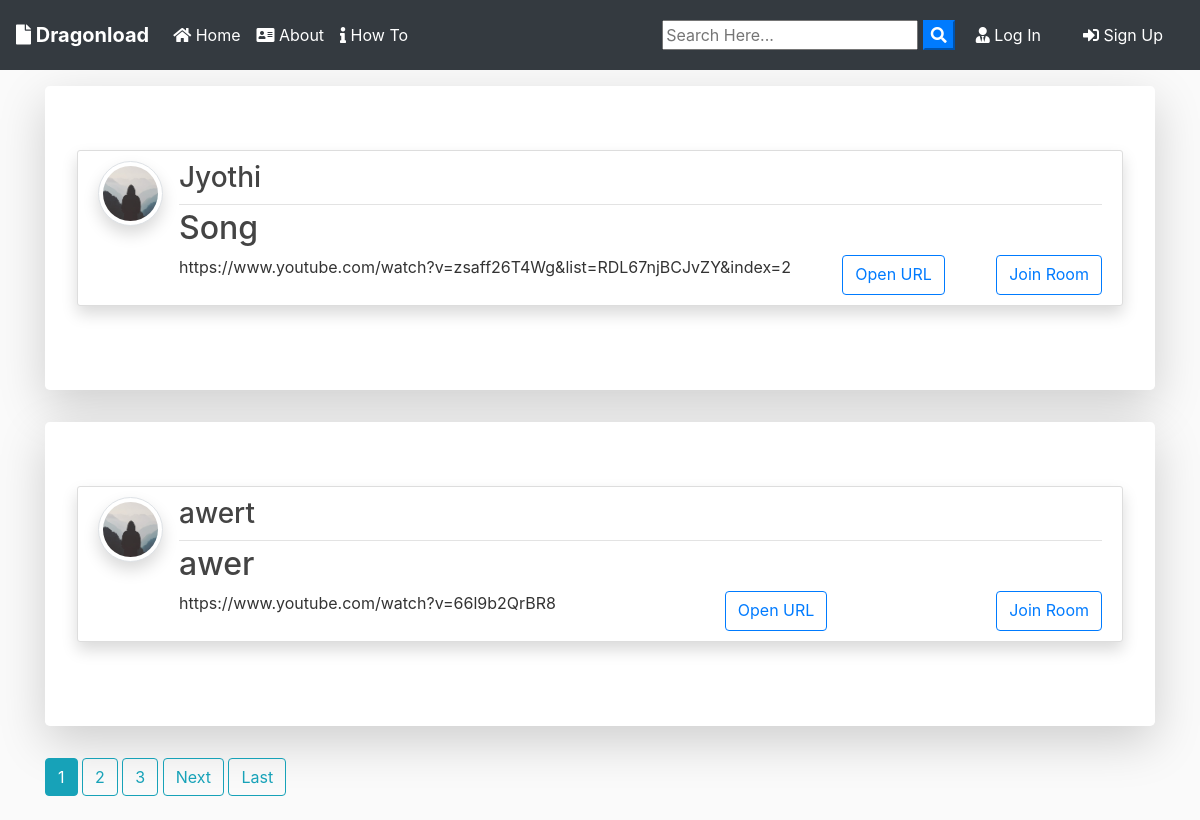
The app's page /, older data.
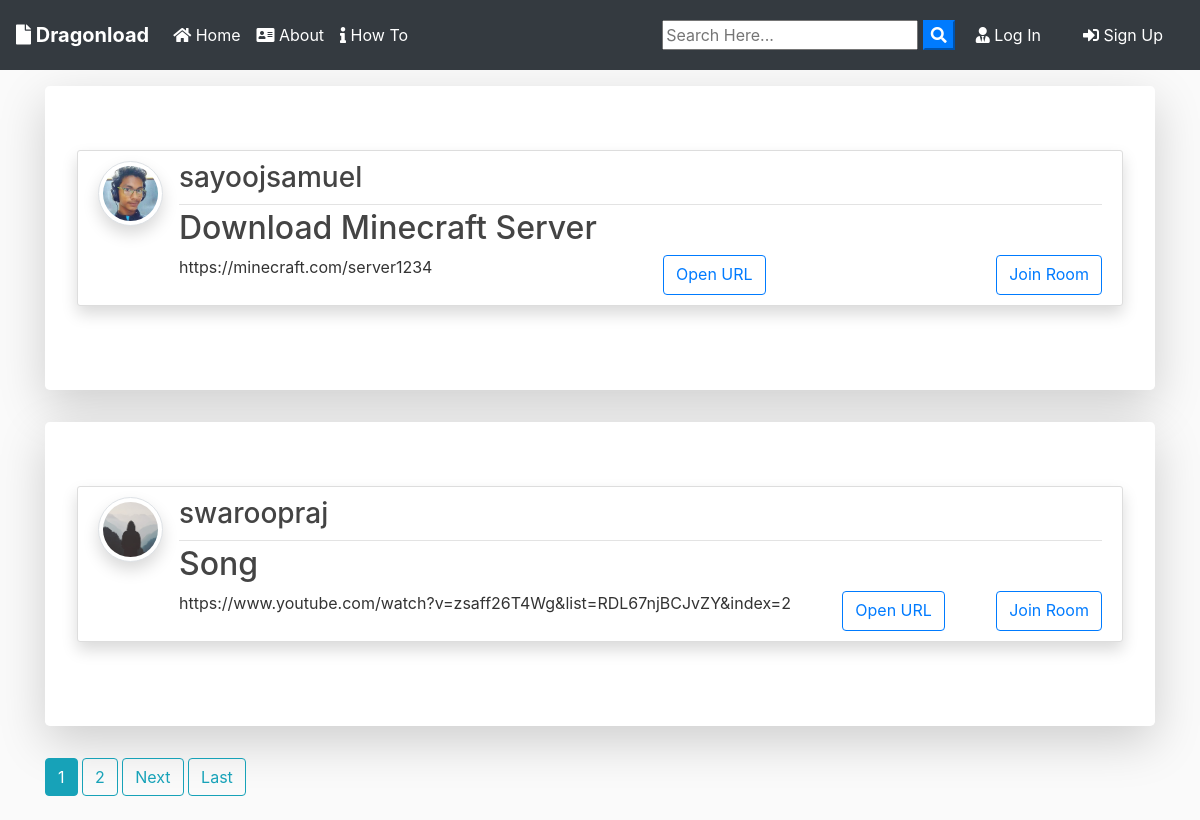
The same page, newer data.
### blog/models.py (models this page shows, shortened)
class Post(models.Model):
	title = models.CharField(max_length=100)
	url = models.URLField(max_length = 100)
	date_posted = models.DateTimeField(default=timezone.now)
	author = models.ForeignKey(User, on_delete=models.CASCADE)

### users/models.py (models this page shows, shortened)
class Profile(models.Model):
    user = models.OneToOneField(User, on_delete=models.CASCADE)
    image = models.ImageField(default='default.jpg', upload_to='profile_pics')
    ip_address =  models.CharField(max_length=30, default = '1.1.1.1')

### blog/views.py (the view)
# urls.py: path('', PostListView.as_view(), name='blog-home'),
class PostListView(ListView):
    model = Post
    template_name = 'blog/home.html'  # <app>/<model>_<viewtype>.html
    context_object_name = 'posts'
    ordering = ['-date_posted']
    paginate_by = 2

### blog/templates/blog/home.html (shortened to what this page needs)
{% extends "blog/base.html" %}
{% block content %}
    {% for post in posts %}
      <div class="jumbotron mt-3 bg-white shadow-lg">
      <article class="media content-section shadow">
        <a href="{{ post.author.profile.image.url }} " target="_blank"> <img src="{{ post.author.profile.image.url }}  " alt="" class="article-img rounded-circle img-thumbnail img-fluid shadow">
        </a>
        <div class="media-body">
          <div class="article-metadata d-flex justify-content-between">
            <a class="mr-2 " href="{% url 'user-posts' post.author.username  %}"><h3>{{ post.author }}</h3></a>
          </div>
          <h2><a class="article-title text-justify " href="{% url 'post-detail' post.id %}">{{ post.title }}</a></h2>
          <div class="d-flex justify-content-between">
            <p class="article-content text-justify text-truncate overflow-hidden">{{ post.url }}</p>
            <a class="btn btn-outline-primary  btn-d "  href="{{ post.url }}"  download type="submit">Open URL</a>
            <a class="btn btn-outline-primary  btn-d "  href="{% url 'post-detail' post.id %}"   type="submit">Join Room</a>
          </div>
        </div>
      </article>
      </div>
    {% endfor %}
    {% if is_paginated %}
      {% for num in page_obj.paginator.page_range %}
        {% if page_obj.number == num %}
          <a class="btn btn-info mb-4" href="?page={{ num }}">{{ num }}</a>
        {% elif num > page_obj.number|add:'-3' and num < page_obj.number|add:'3' %}
          <a class="btn btn-outline-info mb-4" href="?page={{ num }}">{{ num }}</a>
        {% endif %}
      {% endfor %}
      {% if page_obj.has_next %}
        <a class="btn btn-outline-info mb-4" href="?page={{ page_obj.next_page_number }}">Next</a>
        <a class="btn btn-outline-info mb-4" href="?page={{ page_obj.paginator.num_pages }}">Last</a>
      {% endif %}
    {% endif %}
{% endblock content %}

### blog/templates/blog/base.html (shortened to what this page needs)
{% load static %}
<!doctype html>
<html lang="en">
  <head>
    <link rel="stylesheet" href="https://stackpath.bootstrapcdn.com/bootstrap/4.3.1/css/bootstrap.min.css">
    <link rel="stylesheet" href="https://use.fontawesome.com/releases/v5.8.1/css/all.css" >
    <link rel="stylesheet" href="{% static 'blog/main.css' %}">
</head>
  <body>
        <nav class="navbar navbar-expand-lg navbar-dark bg-dark">
                <a class="navbar-brand font-weight-bold" href="{% url 'blog-home' %}"><i class="fas fa-file"></i> Dragonload</a>
                <div class="collapse navbar-collapse" id="navbarSupportedContent">
                  <ul class="navbar-nav mr-auto">
                    <li class="nav-item active">
                      <a class="nav-link" href="{% url 'blog-home' %}"><i class="fas fa-home"></i> Home <span class="sr-only">(current)</span></a>
                    </li>
                    <li class="nav-item active">
                      <a class="nav-link" href="{% url 'blog-about' %}"><i class="fas fa-address-card"></i> About <span class="sr-only">(current)</span></a>
                    </li>
                    <li class="nav-item active">
                      <a class="nav-link" href="{% url 'how-to' %}"><i class="fas fa-info"></i> How To <span class="sr-only">(current)</span></a>
                    </li>
                  </ul>
                  <form id="searchform" action="{% url 'search' %}" method="get">
                    <input type="text" name="q" type="text" value="{{ request.GET.q }}" placeholder="Search Here..." />
                    <button type="button" onclick="searchform.submit()" class=" text-white my-color btn-primary"><i class="fa fa-search"></i></button>
                </form>
                    {% if user.is_authenticated %}
                    <a href="{% url 'user-posts' user %}" class="btn text-white m-2"><i class="fas fa-user-shield"></i> My Download Rooms</a>
                    <a href="{% url 'post-create' %} " class="btn text-white m-2"><i class="fas fa-user-edit"></i> Create New Room</a>
                    <a href="{% url 'profile' %} " class="btn text-white m-2"><i class="fas fa-user"></i> {{ user.username }}</a>
                    <a href="{% url 'logout' %} " class="btn text-white m-2"><i class="fas fa-sign-out-alt"></i> Log Out</a>
                    {% else %}
                    <a href="{% url 'login' %} " class="btn text-white m-2"><i class="fas fa-user-tie"></i> Log In</a>
                    <a href="{% url 'register' %} " class="btn text-white m-2"> <i class="fas fa-sign-in-alt"></i> Sign Up</a>
                    {% endif %}
                </div>
              </nav>
      <div class="container my-bg">
    {% block content %}
    {% endblock  %}
</div>
  </body>
</html>

### blog/static/blog/main.css (style rules this page uses)
body { background: #fafafa; color: #333333; margin-top: 0; }
h1, h2, h3, h4, h5, h6 { color: #444444; }
ul { margin: 0; }
.content-section { background: #ffffff; padding: 10px 20px; border: 1px solid #dddddd; border-radius: 3px; margin-bottom: 20px; }
.article-title { color: #444444; }
.article-content { white-space: pre-line; }
.article-img { height: 65px; width: 65px; margin-right: 16px; }
.article-metadata { padding-bottom: 1px; margin-bottom: 4px; border-bottom: 1px solid #e3e3e3 }

Row changes from the older to the newer data that the page shows:
removed Post: author.profile.image (placeholder picture), author "awert", title "awer", url "https://www.youtube.com/watch?v=66l9b2QrBR8"
added Post: author.profile.image (picture), author "sayoojsamuel", title "Download Minecraft Server", url "https://minecraft.com/server1234"
changed Post "Song": author "Jyothi" → "swaroopraj"
Text that changed along with them:
list line gone: "3"
